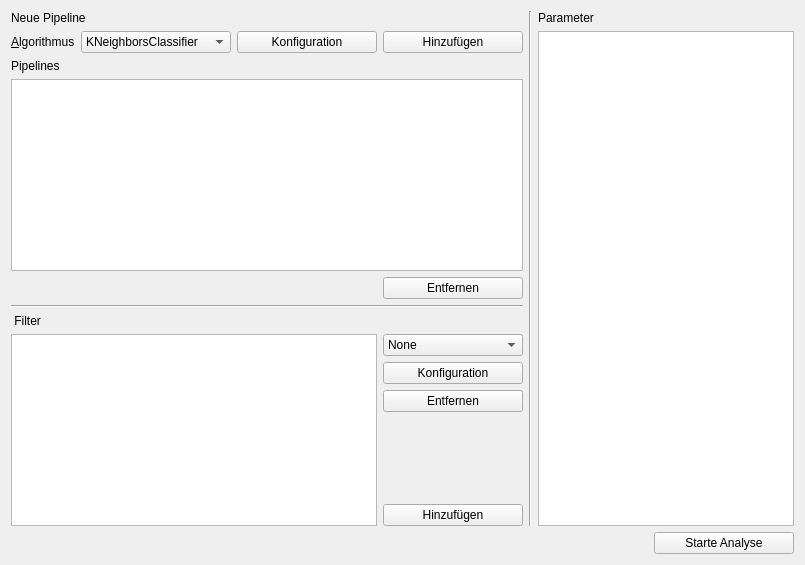
      <widget class="QWidget" name="analyseTab">
       <attribute name="title">
        <string>Analyse</string>
       </attribute>
       <layout class="QVBoxLayout" name="verticalLayout_10">
        <item>
         <layout class="QVBoxLayout" name="verticalLayout_9">
          <item>
           <layout class="QHBoxLayout" name="horizontalLayout_7">
            <item>
             <layout class="QVBoxLayout" name="verticalLayout_6">
              <item>
               <widget class="QLabel" name="label_18">
                <property name="text">
                 <string>Neue Pipeline</string>
                </property>
               </widget>
              </item>
              <item>
               <layout class="QHBoxLayout" name="horizontalLayout_6">
                <item>
                 <widget class="QLabel" name="label_16">
                  <property name="text">
                   <string>&amp;Algorithmus</string>
                  </property>
                  <property name="buddy">
                   <cstring>chooseAlgoComboBox</cstring>
                  </property>
                 </widget>
                </item>
                <item>
                 <widget class="QComboBox" name="chooseAlgoComboBox">
                  <property name="minimumSize">
                   <size>
                    <width>150</width>
                    <height>0</height>
                   </size>
                  </property>
                  <item>
                   <property name="text">
                    <string>KNeighborsClassifier</string>
                   </property>
                  </item>
                  <item>
                   <property name="text">
                    <string>SimpleKMeans</string>
                   </property>
                  </item>
                 </widget>
                </item>
                <item>
                 <widget class="QPushButton" name="algoConfigButton">
                  <property name="minimumSize">
                   <size>
                    <width>140</width>
                    <height>0</height>
                   </size>
                  </property>
                  <property name="maximumSize">
                   <size>
                    <width>140</width>
                    <height>16777215</height>
                   </size>
                  </property>
                  <property name="text">
                   <string>Konfiguration</string>
                  </property>
                 </widget>
                </item>
                <item>
                 <widget class="QPushButton" name="applyAlgoButton">
                  <property name="minimumSize">
                   <size>
                    <width>140</width>
                    <height>0</height>
                   </size>
                  </property>
                  <property name="maximumSize">
                   <size>
                    <width>140</width>
                    <height>16777215</height>
                   </size>
                  </property>
                  <property name="text">
                   <string>Hinzufügen</string>
                  </property>
                 </widget>
                </item>
               </layout>
              </item>
              <item>
               <widget class="QLabel" name="label_19">
                <property name="text">
                 <string>Pipelines</string>
                </property>
               </widget>
              </item>
              <item>
               <widget class="QTableWidget" name="pipelinesTableWidget"/>
              </item>
              <item>
               <layout class="QHBoxLayout" name="horizontalLayout_5">
                <item>
                 <spacer name="horizontalSpacer_2">
                  <property name="orientation">
                   <enum>Qt::Horizontal</enum>
                  </property>
                  <property name="sizeHint" stdset="0">
                   <size>
                    <width>40</width>
                    <height>20</height>
                   </size>
                  </property>
                 </spacer>
                </item>
                <item>
                 <widget class="QPushButton" name="deletePipelineButton">
                  <property name="minimumSize">
                   <size>
                    <width>140</width>
                    <height>0</height>
                   </size>
                  </property>
                  <property name="maximumSize">
                   <size>
                    <width>140</width>
                    <height>16777215</height>
                   </size>
                  </property>
                  <property name="text">
                   <string>Entfernen</string>
                  </property>
                 </widget>
                </item>
               </layout>
              </item>
              <item>
               <widget class="Line" name="line_3">
                <property name="orientation">
                 <enum>Qt::Horizontal</enum>
                </property>
               </widget>
              </item>
              <item>
               <widget class="QLabel" name="label_29">
                <property name="text">
                 <string> Filter</string>
                </property>
               </widget>
              </item>
              <item>
               <layout class="QHBoxLayout" name="horizontalLayout_4">
                <item>
                 <widget class="QTableWidget" name="appliedFilterTableWidget"/>
                </item>
                <item>
                 <layout class="QVBoxLayout" name="verticalLayout_4">
                  <item>
                   <widget class="QComboBox" name="chooseFilterComboBox">
                    <property name="minimumSize">
                     <size>
                      <width>140</width>
                      <height>0</height>
                     </size>
                    </property>
                    <property name="maximumSize">
                     <size>
                      <width>140</width>
                      <height>16777215</height>
                     </size>
                    </property>
                    <item>
                     <property name="text">
                      <string>None</string>
                     </property>
                    </item>
                    <item>
                     <property name="text">
                      <string>MinMaxFilter</string>
                     </property>
                    </item>
                    <item>
                     <property name="text">
                      <string>MeanFilter</string>
                     </property>
                    </item>
                   </widget>
                  </item>
                  <item>
                   <widget class="QPushButton" name="configureFilterButton">
                    <property name="minimumSize">
                     <size>
                      <width>140</width>
                      <height>0</height>
                     </size>
                    </property>
                    <property name="maximumSize">
                     <size>
                      <width>140</width>
                      <height>16777215</height>
                     </size>
                    </property>
                    <property name="text">
                     <string>Konfiguration</string>
                    </property>
                   </widget>
                  </item>
                  <item>
                   <widget class="QPushButton" name="deleteFilterButton">
                    <property name="minimumSize">
                     <size>
                      <width>140</width>
                      <height>0</height>
                     </size>
                    </property>
                    <property name="maximumSize">
                     <size>
                      <width>140</width>
                      <height>16777215</height>
                     </size>
                    </property>
                    <property name="text">
                     <string>Entfernen</string>
                    </property>
                   </widget>
                  </item>
                  <item>
                   <spacer name="verticalSpacer">
                    <property name="orientation">
                     <enum>Qt::Vertical</enum>
                    </property>
                    <property name="sizeHint" stdset="0">
                     <size>
                      <width>20</width>
                      <height>40</height>
                     </size>
                    </property>
                   </spacer>
                  </item>
                  <item>
                   <spacer name="verticalSpacer_3">
                    <property name="orientation">
                     <enum>Qt::Vertical</enum>
                    </property>
                    <property name="sizeHint" stdset="0">
                     <size>
                      <width>137</width>
                      <height>13</height>
                     </size>
                    </property>
                   </spacer>
                  </item>
                  <item>
                   <widget class="QPushButton" name="addFilterButton">
                    <property name="minimumSize">
                     <size>
                      <width>140</width>
                      <height>0</height>
                     </size>
                    </property>
                    <property name="maximumSize">
                     <size>
                      <width>140</width>
                      <height>16777215</height>
                     </size>
                    </property>
                    <property name="text">
                     <string>Hinzufügen</string>
                    </property>
                   </widget>
                  </item>
                 </layout>
                </item>
               </layout>
              </item>
             </layout>
            </item>
            <item>
             <widget class="Line" name="line">
              <property name="orientation">
               <enum>Qt::Vertical</enum>
              </property>
             </widget>
            </item>
            <item>
             <layout class="QVBoxLayout" name="verticalLayout_7">
              <item>
               <widget class="QLabel" name="label_17">
                <property name="text">
                 <string>Parameter</string>
                </property>
               </widget>
              </item>
              <item>
               <widget class="QPlainTextEdit" name="pipelineInfoTextEdit">
                <property name="readOnly">
                 <bool>true</bool>
                </property>
               </widget>
              </item>
             </layout>
            </item>
           </layout>
          </item>
          <item>
           <layout class="QHBoxLayout" name="horizontalLayout_3">
            <item>
             <spacer name="horizontalSpacer_4">
              <property name="orientation">
               <enum>Qt::Horizontal</enum>
              </property>
              <property name="sizeHint" stdset="0">
               <size>
                <width>40</width>
                <height>20</height>
               </size>
              </property>
             </spacer>
            </item>
            <item>
             <widget class="QPushButton" name="startStopAnalysisPushButton">
              <property name="minimumSize">
               <size>
                <width>140</width>
                <height>0</height>
               </size>
              </property>
              <property name="maximumSize">
               <size>
                <width>140</width>
                <height>16777215</height>
               </size>
              </property>
              <property name="text">
               <string>Starte Analyse</string>
              </property>
             </widget>
            </item>
           </layout>
          </item>
         </layout>
        </item>
       </layout>
      </widget>
